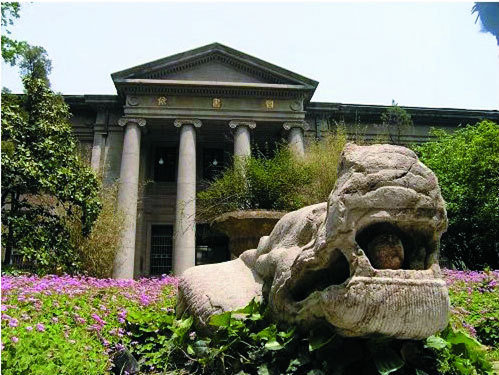
#> input picture digitalImageProcess/picProcess/test/seu.jpg, 499 x 375 px
$ python contourtest.py
#> lines starting #> are read from the running program, lines starting #| are printed output that depends on the picture
from PIL import Image
from pylab import *

im = array(Image.open('seu.jpg').convert('L'))
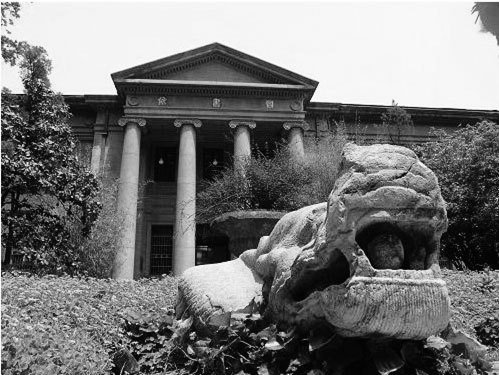
#> im: shape (375, 499); min 0, max 255, mean 118.7

figure()
gray()

imshow(im)

figure()
contour(im, origin='image')
# [5 lines of commented-out code are left out]
show()
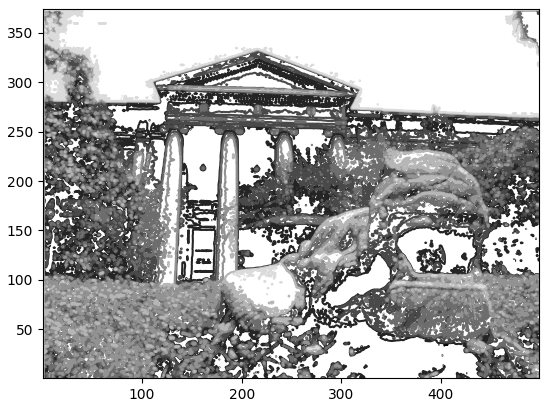
#> figure drawn by matplotlib, 1 panel
